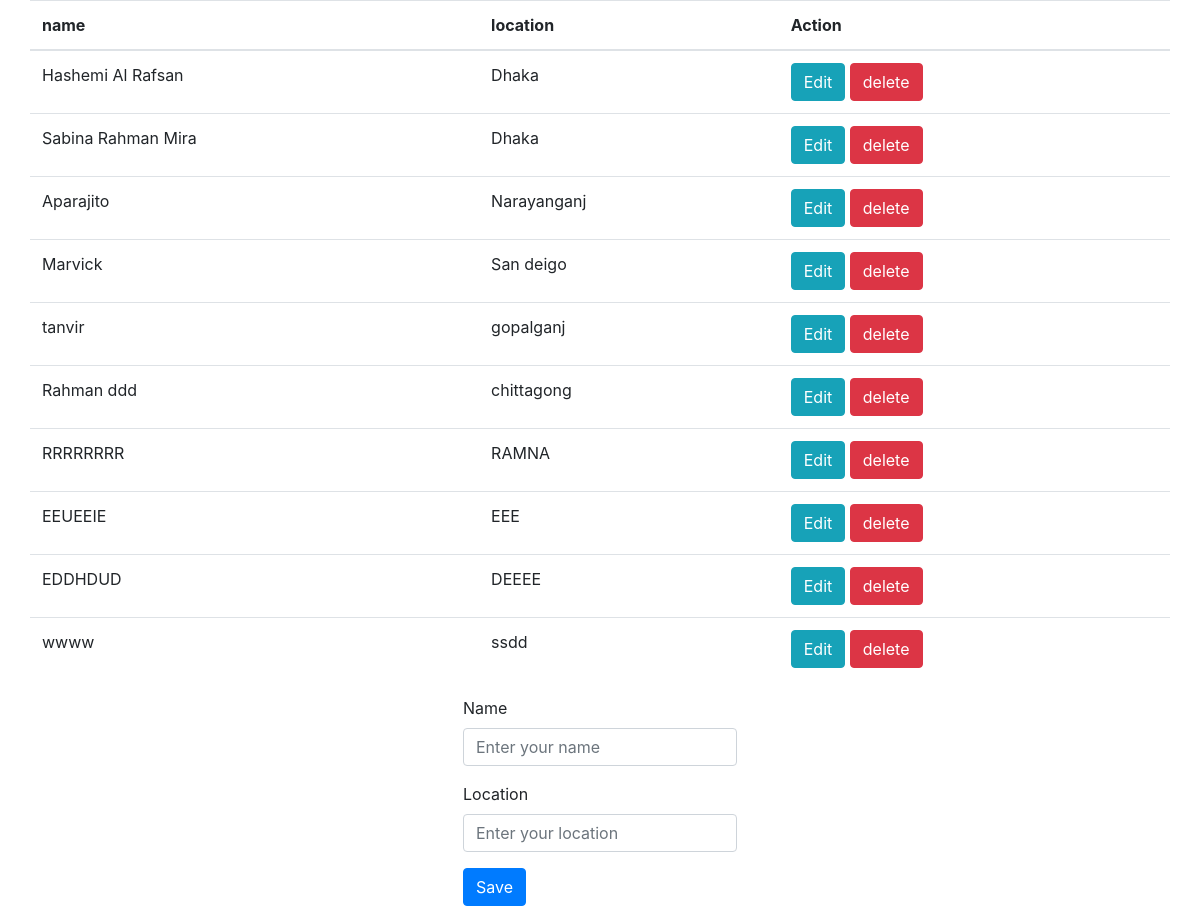
The page / on the database its author committed.
### tables this page shows
CREATE TABLE `data` (
  `id` int(11) NOT NULL,
  `name` varchar(100) NOT NULL,
  `location` varchar(100) NOT NULL
);

### process.php (called while the page is built, shortened)
<?php
$update=false;
$name ='';
$location='';

### index.php (the view, shortened to what this page needs)
<!DOCTYPE html>
<html lang="en">
<head>
</head>
<body>
  <?php require_once 'process.php'; ?>
  <div class="container">
  <?php
       $mysqli = new mysqli('localhost','root','','crud') or die (mysqli_error($mysqli));
       $result = $mysqli->query ("SELECT * FROM data") or die($mysqli->error);
       ?>
       <div class="row justify-content-center">
<table class="table">
  <thead>
    <tr>
      <th>name</th>
      <th>location</th>
      <th colspan="2">Action</th>
    </tr>
  </thead>
  <?php
while ($row = $result->fetch_assoc()):?>
<tr>
  <td><?php echo $row['name']; ?></td>
  <td><?php echo $row['location']; ?></td>
  <td>
      <a href= "index.php?edit=<?php echo $row["id"]; ?>"
          class="btn btn-info">Edit</a>
      <a href="process.php?delete=<?php echo $row['id'];?>"
          class="btn btn-danger">delete</a>
  </td>
</tr>
<?php endwhile; ?>
</table>
       </div>
<div class="row justify-content-center">
  <form class="" action="process.php" method="POST">
    <div class="form-group">
    <label for="name">Name</label>
    <input type="text" name="name"class="form-control"
            value="<?php echo $name; ?>"placeholder="Enter your name">
    </div>
    <div class="form-group">
    <label for="location">Location</label>
    <input type="text" name="location" class="form-control"
                   value="<?php echo $location; ?>" placeholder="Enter your location">
    </div>
    <div class="from-group">
      <?php
      if($update==true):
       ?>
         <button type="submit" class="btn btn-info" name="update">Update</button>
       <?php else:  ?>
         <button type="submit" class="btn btn-primary" name="save">Save</button>
  <?php endif ?>
    </div>
  </form>
  </div>
</div>
<link rel="stylesheet" href="https://stackpath.bootstrapcdn.com/bootstrap/4.3.1/css/bootstrap.min.css">
</body>
</html>

### rows shown on the page
data: name "Hashemi Al Rafsan", location "Dhaka"
data: name "Sabina Rahman Mira", location "Dhaka"
data: name "Aparajito", location "Narayanganj"
data: name "Marvick", location "San deigo"
data: name "tanvir", location "gopalganj"
data: name "Rahman ddd", location "chittagong"
data: name "RRRRRRRR", location "RAMNA"
data: name "EEUEEIE", location "EEE"
data: name "EDDHDUD", location "DEEEE"
data: name "wwww", location "ssdd"
